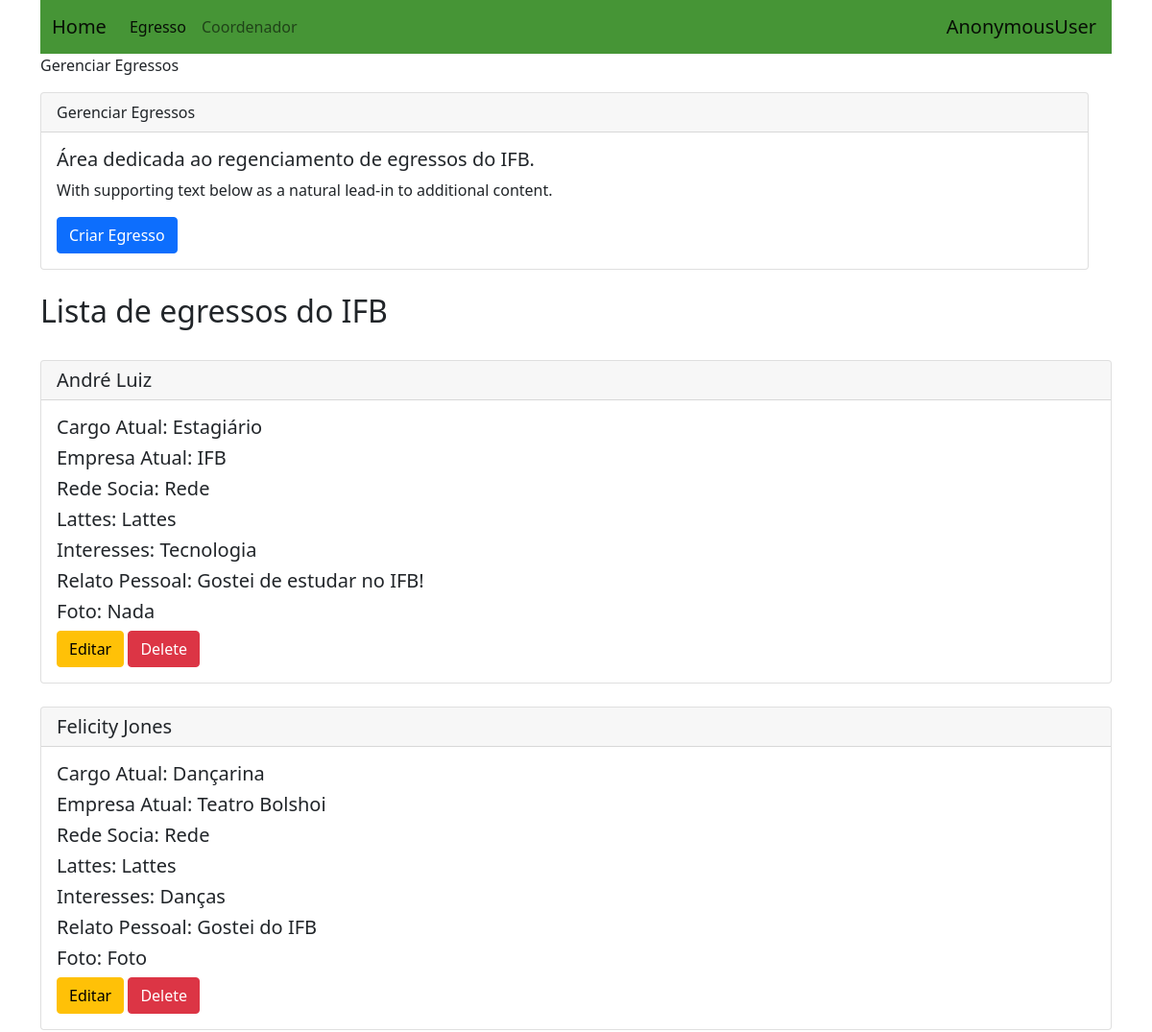
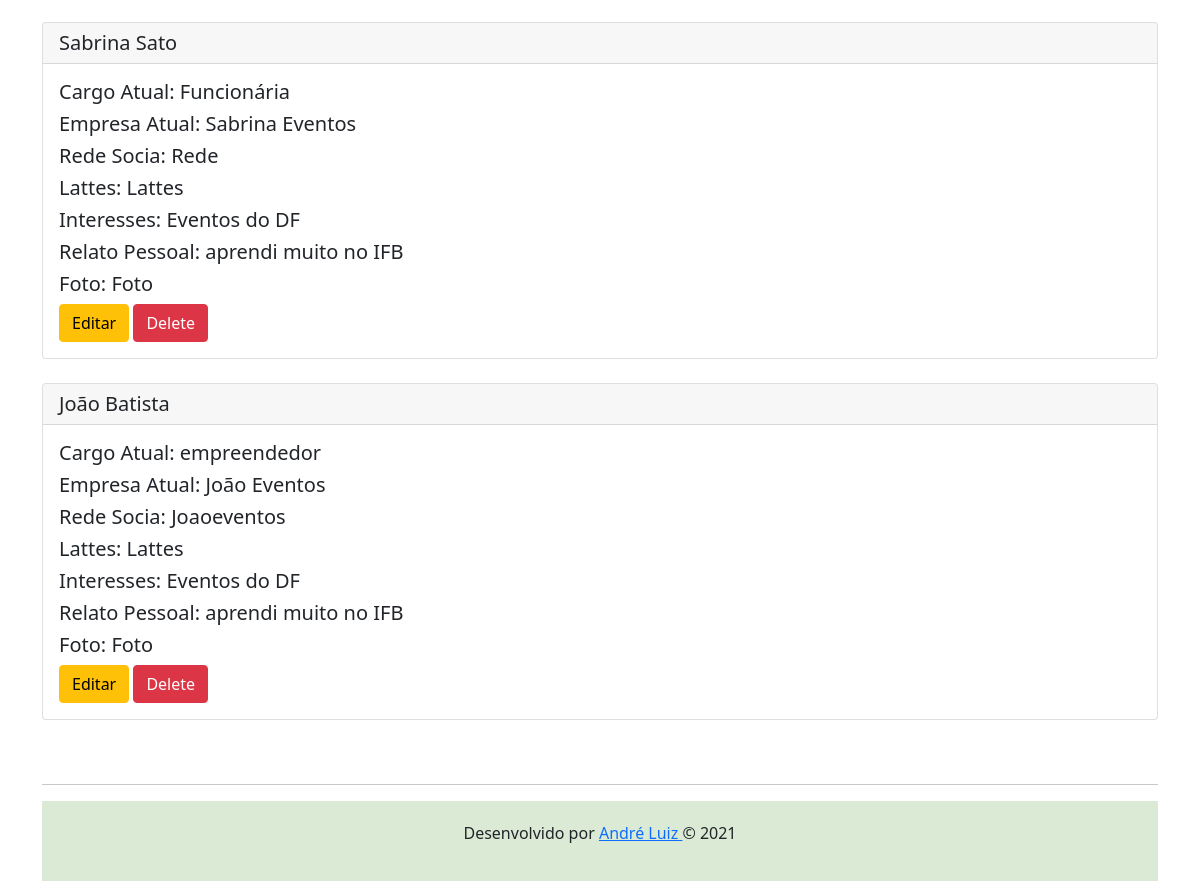
The page /gerenciaraluno/ on the database its author committed (2 pictures, top to bottom).
### perfis/models.py (models this page shows, shortened)
class Alunos(models.Model):
    nome = models.CharField(max_length=255, null=False)
    email = models.CharField(max_length=255, null=False)
    foto = models.CharField(max_length=255, null=False)
    cargo_atual = models.CharField(max_length=255, null=False)
    empresa_atual = models.CharField(max_length=255, null=False)
    rede_social = models.CharField(max_length=255, null=False)
    lattes = models.CharField(max_length=255, null=False)
    interesses = models.CharField(max_length=255, null=False)
    relato_pessoal = models.CharField(max_length=255, null=False)
    contatos = models.ManyToManyField('self')
    usuario = models.OneToOneField(User, on_delete=models.CASCADE, related_name="alunos")
    @property
    def email(self):
        return self.usuario.email

### usuarios/views.py (the view)
# urls.py: path('gerenciaraluno/', GerenciarAlunosView.as_view(), name='gerenciaraluno'),
class GerenciarAlunosView(ListView):
    models = Alunos
    template_name = 'gerenciar_alunos.html'
    queryset = Alunos.objects.all()
    context_object_name = 'listaralunos'

### usuarios/templates/gerenciar_alunos.html
{% extends "base.html" %}
{% block body %}
<p>Gerenciar Egressos</p>
<div class="row">
    <div class="col-lg-12">
        <div class="card">
            <div class="card-header">
                Gerenciar Egressos
            </div>
            <div class="card-body">
              <h5 class="card-title">Área dedicada ao regenciamento de egressos do IFB.</h5>
              <p class="card-text">With supporting text below as a natural lead-in to additional content.</p>
              <a href="/registrar" class="btn btn-primary">Criar Egresso</a>
            </div>
        </div>
        <br>
    </div>
</div>
<div class="col-lg-12">
    <h2>Lista de egressos do IFB</h2>
    <br>
    {% for listaraluno in listaralunos %}
    <div class="card">
        <h5 class="card-header">{{listaraluno.nome}}</h5>
        <div class="card-body">
          <h5 class="card-title">Cargo Atual: {{listaraluno.cargo_atual }}</h5>
          <h5 class="card-title">Empresa Atual: {{listaraluno.empresa_atual }}</h5>
          <h5 class="card-title">Rede Socia: {{listaraluno.rede_social}}</h5>
          <h5 class="card-title">Lattes: {{listaraluno.lattes}}</h5>
          <h5 class="card-title">Interesses: {{listaraluno.interesses}}</h5>
          <h5 class="card-title">Relato Pessoal: {{listaraluno.relato_pessoal }}</h5>
          <h5 class="card-title">Foto: {{listaraluno.foto }}</h5>
            <a class="btn btn-warning" href="#">Editar</a>
            <a class="btn btn-danger" href="{% url 'del_aluno' listaraluno.pk%}">Delete</a>
        </div>
    </div>
    <br>
    {% endfor %}
</div>
{% endblock %}

### rows shown on the page
Alunos: nome "André Luiz", cargo_atual "Estagiário", empresa_atual "IFB", rede_social "Rede", lattes "Lattes", interesses "Tecnologia", relato_pessoal "Gostei de estudar no IFB!", foto "Nada"
Alunos: nome "Felicity Jones", cargo_atual "Dançarina", empresa_atual "Teatro Bolshoi", rede_social "Rede", lattes "Lattes", interesses "Danças", relato_pessoal "Gostei do IFB", foto "Foto"
Alunos: nome "Sabrina Sato", cargo_atual "Funcionária", empresa_atual "Sabrina Eventos", rede_social "Rede", lattes "Lattes", interesses "Eventos do DF", relato_pessoal "aprendi muito no IFB", foto "Foto"
Alunos: nome "João Batista", cargo_atual "empreendedor", empresa_atual "João Eventos", rede_social "Joaoeventos", lattes "Lattes", interesses "Eventos do DF", relato_pessoal "aprendi muito no IFB", foto "Foto"

### other values the page prints
{{ request.user }} "AnonymousUser"
